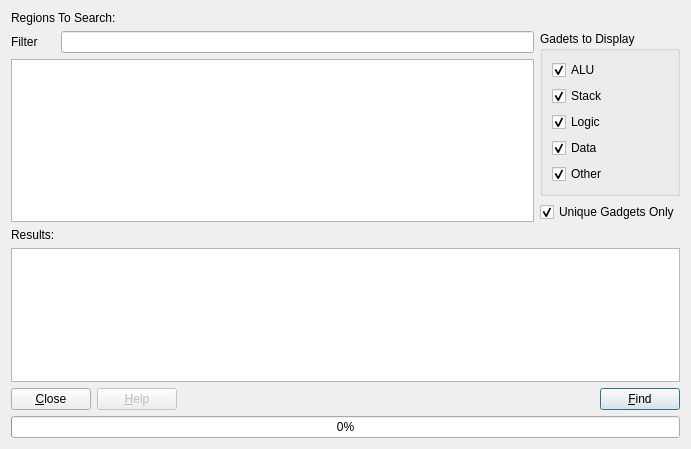
<?xml version="1.0" encoding="UTF-8"?>
<ui version="4.0">
 <author>Evan Teran</author>
 <class>ROPTool::DialogROPTool</class>
 <widget class="QDialog" name="DialogROPTool">
  <property name="geometry">
   <rect>
    <x>0</x>
    <y>0</y>
    <width>691</width>
    <height>449</height>
   </rect>
  </property>
  <property name="windowTitle">
   <string>ROP Gadget Search</string>
  </property>
  <layout class="QGridLayout" name="gridLayout">
   <item row="0" column="0" colspan="2">
    <widget class="QLabel" name="label">
     <property name="text">
      <string>Regions To Search:</string>
     </property>
    </widget>
   </item>
   <item row="1" column="0">
    <widget class="QLabel" name="label_3">
     <property name="text">
      <string>Filter</string>
     </property>
    </widget>
   </item>
   <item row="1" column="1">
    <widget class="QLineEdit" name="txtSearch"/>
   </item>
   <item row="1" column="2" rowspan="2">
    <widget class="QGroupBox" name="groupBox">
     <property name="title">
      <string>Gadets to Display</string>
     </property>
     <layout class="QVBoxLayout" name="verticalLayout">
      <item>
       <widget class="QCheckBox" name="chkShowALU">
        <property name="text">
         <string>ALU</string>
        </property>
        <property name="checked">
         <bool>true</bool>
        </property>
       </widget>
      </item>
      <item>
       <widget class="QCheckBox" name="chkShowStack">
        <property name="text">
         <string>Stack</string>
        </property>
        <property name="checked">
         <bool>true</bool>
        </property>
       </widget>
      </item>
      <item>
       <widget class="QCheckBox" name="chkShowLogic">
        <property name="text">
         <string>Logic</string>
        </property>
        <property name="checked">
         <bool>true</bool>
        </property>
       </widget>
      </item>
      <item>
       <widget class="QCheckBox" name="chkShowData">
        <property name="text">
         <string>Data</string>
        </property>
        <property name="checked">
         <bool>true</bool>
        </property>
       </widget>
      </item>
      <item>
       <widget class="QCheckBox" name="chkShowOther">
        <property name="text">
         <string>Other</string>
        </property>
        <property name="checked">
         <bool>true</bool>
        </property>
       </widget>
      </item>
     </layout>
    </widget>
   </item>
   <item row="2" column="0" rowspan="2" colspan="2">
    <widget class="QTableView" name="tableView">
     <property name="font">
      <font>
       <family>Monospace</family>
      </font>
     </property>
     <property name="editTriggers">
      <set>QAbstractItemView::NoEditTriggers</set>
     </property>
     <property name="alternatingRowColors">
      <bool>true</bool>
     </property>
     <property name="selectionMode">
      <enum>QAbstractItemView::SingleSelection</enum>
     </property>
     <property name="selectionBehavior">
      <enum>QAbstractItemView::SelectRows</enum>
     </property>
     <property name="sortingEnabled">
      <bool>true</bool>
     </property>
     <attribute name="horizontalHeaderStretchLastSection">
      <bool>true</bool>
     </attribute>
    </widget>
   </item>
   <item row="3" column="2">
    <widget class="QCheckBox" name="checkUnique">
     <property name="text">
      <string>Unique Gadgets Only</string>
     </property>
     <property name="checked">
      <bool>true</bool>
     </property>
    </widget>
   </item>
   <item row="4" column="0">
    <widget class="QLabel" name="label_2">
     <property name="text">
      <string>Results:</string>
     </property>
    </widget>
   </item>
   <item row="5" column="0" colspan="3">
    <widget class="QListView" name="listView">
     <property name="font">
      <font>
       <family>Monospace</family>
      </font>
     </property>
     <property name="editTriggers">
      <set>QAbstractItemView::NoEditTriggers</set>
     </property>
     <property name="alternatingRowColors">
      <bool>true</bool>
     </property>
    </widget>
   </item>
   <item row="6" column="0" colspan="3">
    <layout class="QHBoxLayout">
     <property name="spacing">
      <number>6</number>
     </property>
     <item>
      <widget class="QPushButton" name="btnClose">
       <property name="text">
        <string>&amp;Close</string>
       </property>
      </widget>
     </item>
     <item>
      <widget class="QPushButton" name="btnHelp">
       <property name="enabled">
        <bool>false</bool>
       </property>
       <property name="text">
        <string>&amp;Help</string>
       </property>
      </widget>
     </item>
     <item>
      <spacer>
       <property name="orientation">
        <enum>Qt::Horizontal</enum>
       </property>
       <property name="sizeHint" stdset="0">
        <size>
         <width>40</width>
         <height>20</height>
        </size>
       </property>
      </spacer>
     </item>
     <item>
      <widget class="QPushButton" name="btnFind">
       <property name="text">
        <string>&amp;Find</string>
       </property>
       <property name="default">
        <bool>true</bool>
       </property>
      </widget>
     </item>
    </layout>
   </item>
   <item row="7" column="0" colspan="3">
    <widget class="QProgressBar" name="progressBar">
     <property name="value">
      <number>0</number>
     </property>
     <property name="orientation">
      <enum>Qt::Horizontal</enum>
     </property>
    </widget>
   </item>
  </layout>
 </widget>
 <tabstops>
  <tabstop>txtSearch</tabstop>
  <tabstop>tableView</tabstop>
  <tabstop>listView</tabstop>
  <tabstop>btnClose</tabstop>
  <tabstop>btnHelp</tabstop>
  <tabstop>btnFind</tabstop>
 </tabstops>
 <resources/>
 <connections>
  <connection>
   <sender>btnClose</sender>
   <signal>clicked()</signal>
   <receiver>DialogROPTool</receiver>
   <slot>reject()</slot>
   <hints>
    <hint type="sourcelabel">
     <x>66</x>
     <y>422</y>
    </hint>
    <hint type="destinationlabel">
     <x>265</x>
     <y>468</y>
    </hint>
   </hints>
  </connection>
 </connections>
</ui>
